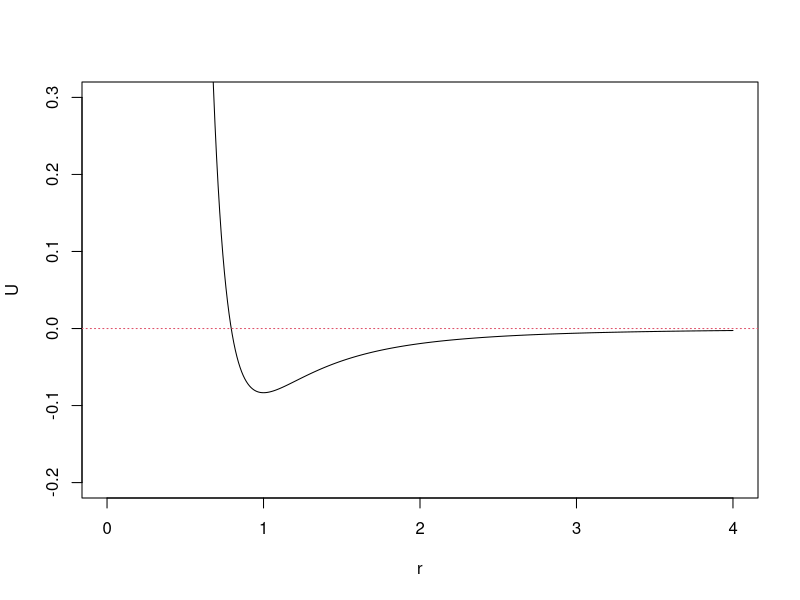
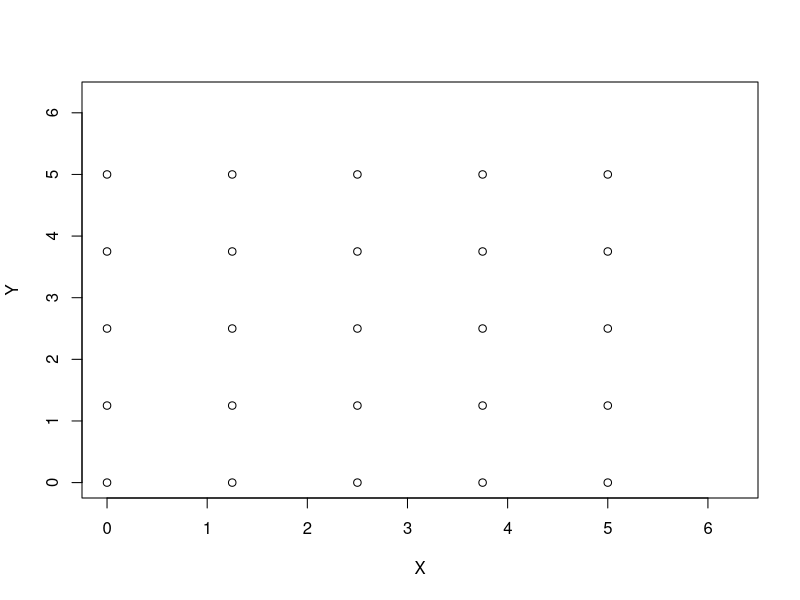
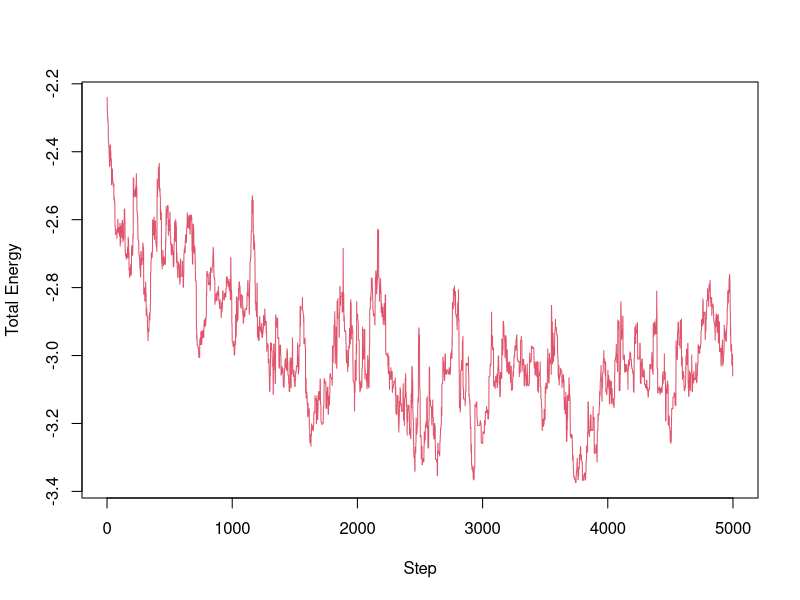
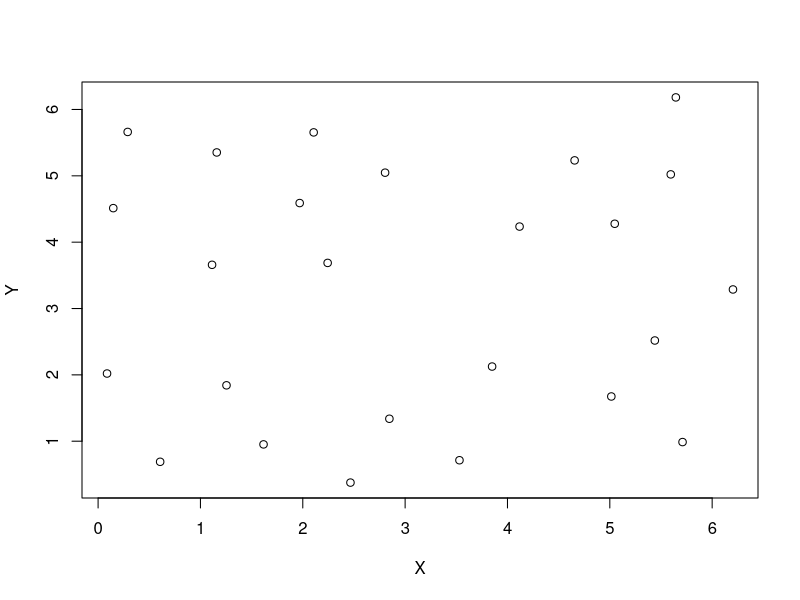
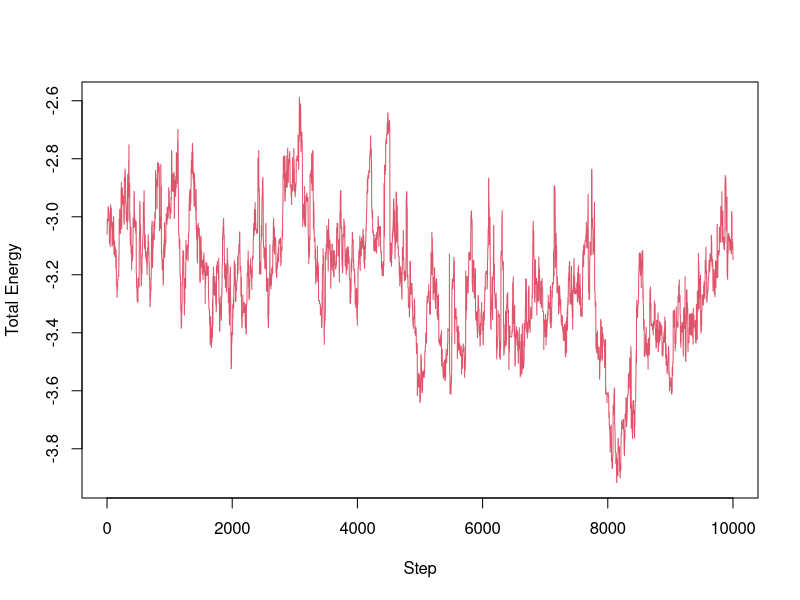
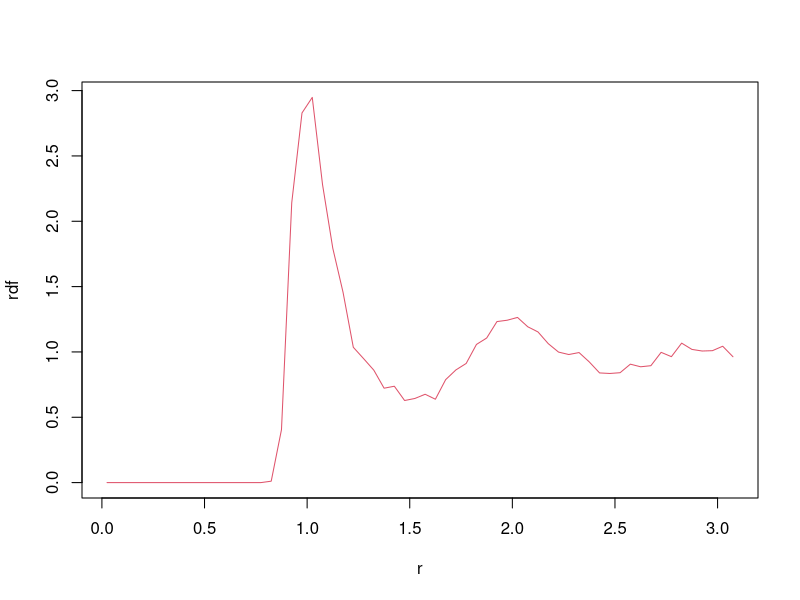

These charts were generated, in order, by the following R code:
## ---- chunk 1
knitr::opts_chunk$set(echo = TRUE)
## ---- chunk 2
# pairwise force
potential <- function(r2){
  # r2: r square (not r to save a square root operation)
  r4 = r2*r2
  r6 = r4*r2
  r12 = r6*r6
  u = 1/12/r12 - 1/6/r6
  return (u)
}

r_all = seq(0, 4, by = 0.01)
plot(r_all, sapply(r_all, potential), type = "l", col = 1, 
     xlab = "r", ylab = "U", xlim = c(0,4), ylim = c(-0.2,0.3))
abline(h = 0, lty = 3, col = 2)
## ---- chunk 3
# potential between particles i and j
potential_ij <- function(xi, xj, a){
  # xi: position of particle i (a vector of size 2)
  # xj: position of particle j (a vector of size 2)
  # a: box size
  
  dx = xi - xj
  dx = dx - round(dx/a)*a  # minimum image convention 
  
  rij2 = sum(dx*dx)
  return(potential(rij2))
}

potential_tot <- function(x_all, a){
  # Ntot: number of particles
  # x_all: a vector of 2 * Ntot
  # a: box size
  Ntot = length(x_all)/2
  p_tot = 0
  for (i in 1:(Ntot-1)){
    xi = x_all[(2*i-1):(2*i)]
    for (j in (i+1):Ntot){
      xj = x_all[(2*j-1):(2*j)]
      p_ij = potential_ij(xi,xj, a)
      p_tot = p_tot + p_ij
    }
  }
  return(p_tot)
}
## ---- chunk 4
dp <- function(x_all, a, x_new, i){
  # x_all: a vector f 2 *Ntot
  # a: box size
  # x_new: proposed position of a particle i
  # i: index of the moved particle
  xi = x_all[(2*i-1):(2*i)]
  
  Ntot = length(x_all)/2
  p_old = 0
  p_new = 0
  for (j in 1:Ntot){
    if(i != j){
      xj = x_all[(2*j-1):(2*j)]
      p_old = p_old + potential_ij(xi, xj, a)
      p_new = p_new + potential_ij(x_new, xj, a)
    }
  }
  return(p_new - p_old)
}
## ---- chunk 5
set.seed(10)
ntot = 25
a = 6.25 

grid_x = seq(0, 5, by = 1.25)
grid_y = seq(0, 5, by = 1.25)
mat_xy = as.matrix(expand.grid(grid_x, grid_y))
x0 = c(t(mat_xy))
xy0 = matrix(x0, ncol = 2, byrow = TRUE)
plot(xy0[,1], xy0[,2], type = 'p', xlab = "X", ylab = "Y", xlim = c(0, a), ylim = c(0,a))

potential_tot(x0, a) # initial potential
## ---- chunk 6
metropolis_particle <- function(ntot, cal_e, cal_de, x0, dxmax, nstep, temp, a){
  # ntot: number of particles
  # cal_e: name of the function to compute the total energy
  # cal_de: name of the function to compute the energy differences
  # x0: initial configuration (a vector of size 2*ntot)
  # dxmax: maximum displacement in a proposed move (a vector of size 2)
  # nstep: number of MCMC steps
  # temp: temperature (scaled)
  # a: box size
  
  x = matrix(0, nrow = (nstep + 1), ncol = 2*ntot)  # positions
  e = numeric(nstep + 1) # total energy
  
  x[1, ] = x0
  e[1] = cal_e(x0, a) 
  num_accept = 0
  for(i in 1:nstep){
    k = sample(x = ntot, size = 1) # randomly select a particle
    dx = runif(n = 2, min = -dxmax, max = dxmax)
    x_new = x[i, (2*k-1):(2*k)] + dx
    x_new = x_new - floor(x_new/a) * a  # periodic boundary condition
    
    de = cal_de(x[i,], a, x_new, k)
    if((de < 0) || (runif(1) <  exp(-de/temp))){
      x[i+1,] = x[i,]
      x[i+1, (2*k-1):(2*k)] = x_new
      e[i+1] = e[i] + de
      num_accept = num_accept + 1
    }else{
      x[i+1,] = x[i,]
      e[i+1] = e[i]
    }
  }
  print(paste0("Acceptance rate ", num_accept/nstep))
  return(list(x = x, e = e))
} 
## ---- chunk 7
set.seed(10)
dxmax = c(0.25, 0.25)
temp = 0.05
nstep = 5*10^3

results_init = metropolis_particle(ntot = ntot, cal_e = potential_tot, cal_de = dp, x0 = x0, 
                    dxmax = dxmax, nstep = nstep, temp = temp, a = a)
plot(0:nstep, results_init$e, type = "l", col = 2, lty = 1, xlab = "Step", ylab = "Total Energy", xlim = c(0,nstep))
x1 = results_init$x[nstep + 1,]
## ---- chunk 8
xy_1 = matrix(x1, ncol = 2, byrow = TRUE)
plot(xy_1[,1], xy_1[,2], type = 'p', xlab = "X", ylab = "Y")
## ---- chunk 9
nstep = 1*10^4

results_final = metropolis_particle(ntot = ntot, cal_e = potential_tot, cal_de = dp, x0 = x1, 
                    dxmax = dxmax, nstep = nstep, temp = temp, a = a)
plot(0:nstep, results_final$e, type = "l", col = 2, lty = 1, xlab = "Step", ylab = "Total Energy", xlim = c(0,nstep))
## ---- chunk 10
cal_rdf <- function(ntot, results, a, dr){
  # ntot: number of particles
  # results: simulation output matrix
  # a: box size
  # dr: bin size
  nt_all = nrow(results)
  r_all = seq(dr, a/2, by = dr) 
  nr = length(r_all)
  counts = numeric(nr)
  for(nt in c(1:nt_all)){
    x_all = results[nt, ]
    for(i in 1:ntot){
      xi = x_all[2*i-1]
      yi = x_all[2*i]
      for(j in 1:ntot){
        if(i != j){
          xj = x_all[2*j-1]
          yj = x_all[2*j]
          
          dx = xi - xj
          dx = dx - round(dx/a)*a 
          dy = yi - yj
          dy = dy - round(dy/a)*a 
          
          rij = sqrt(dx**2 + dy**2)
          ind = ceiling(rij/dr)
          if(ind <= nr){
            counts[ind] = counts[ind] + 1
          }
        }
      }
    }
  }

  r_mean = r_all-0.5*dr
  rho = counts/nt_all/ntot/2/pi/dr/r_mean
  rho_0 = ntot/a**2
  rdf = rho/rho_0
  return(list(r = r_mean, rdf = rdf))
}

results_rdf = cal_rdf(ntot = ntot, results = results_final$x, a = a, dr = 0.05)

plot(results_rdf$r, results_rdf$rdf, type = "l", col = 2, xlab = "r", ylab = "rdf")
